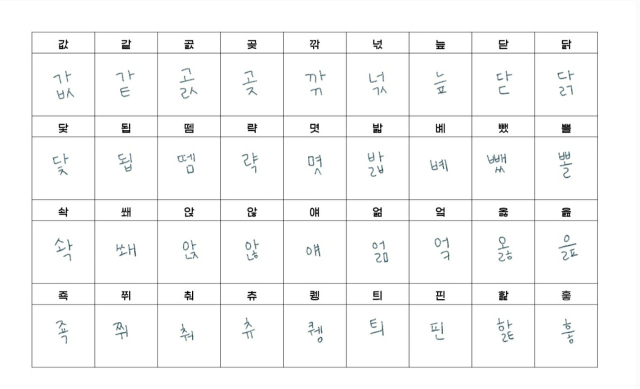
#> input picture Test.jpg, 1280 x 777 px (shown at 1/2 size)
$ python noise.py
#> lines starting #> are read from the running program, lines starting #| are printed output that depends on the picture; after the words box and inside, x2 and y2 are one past the last pixel; in counts of white or black regions, pixels touching at a corner belong together
# from email import iterators
from genericpath import exists
from os import mkdir
import numpy as np
from PIL import Image
from pathlib import Path

import cv2
import numpy as np

words = ['값', '같', '곬', '곶', '깎', '넋', '늪', '닫', '닭', '닻', '됩', '뗌', '략', '몃', '밟', '볘', '뺐',
            '뽈', '솩', '쐐', '앉', '않', '얘', '얾', '엌', '옳', '읊', '죡', '쮜', '춰', '츄', '퀭', '틔', '핀', '핥', '훟']
#데이터 전처리 함수(crop → resize → padding)
def tight_crop_image(img, verbose=False, resize_fix=False):
    full_white = 255
    col_sum = np.where(np.sum(full_white-img, axis=0) > 1000) # axis가 0이면 열 단위의 합, 1이면 행 단위의 합
    row_sum = np.where(np.sum(full_white-img, axis=1) > 1000)
    y1, y2 = row_sum[0][0], row_sum[0][-1]
    x1, x2 = col_sum[0][0], col_sum[0][-1]
    cropped_image = img[y1:y2, x1:x2]
    cropped_image_size = cropped_image.shape

    if verbose:
        print("Img : ",img)
        print("Full White : ", full_white)
        print("NP Sum axis=0 : ", np.sum(full_white-img, axis=0))
        print("NP Sum axis=1 : ", np.sum(full_white-img, axis=1))
        print("Col Sum : ", col_sum)
        print("Row Sum : ", row_sum)
        print("y1, y2 : ", y1, y2)
        print("x1, x2 : ", x1, x2)
        print('(left x1, top y1):', (x1, y1))
        print('(right x2, bottom y2):', (x2, y2))
        print('cropped_image size:', cropped_image_size)

    if type(resize_fix) == int:
        origin_h, origin_w = cropped_image.shape
        if origin_h > origin_w:
            resize_w = int(origin_w * (resize_fix / origin_h))
            resize_h = resize_fix
        else:
            resize_h = int(origin_h * (resize_fix / origin_w))
            resize_w = resize_fix
        if verbose:
            print('resize_h:', resize_h)
            print('resize_w:', resize_w, \
                  '[origin_w %d / origin_h %d * target_h]' % (origin_w, origin_h))

        # resize
        array2pillow = Image.fromarray(cropped_image)
        cropped_image = array2pillow.resize((resize_w,resize_h))
        cropped_image = np.array(cropped_image)
        # cropped_image = normalize_image(cropped_image).astype(np.uint8)
        cropped_image_size = cropped_image.shape
        if verbose:
            print('resized_image size:', cropped_image_size)

    elif type(resize_fix) == float:
        origin_h, origin_w = cropped_image.shape
        resize_h, resize_w = int(origin_h * resize_fix), int(origin_w * resize_fix)
        if resize_h > 120:
            resize_h = 120
            resize_w = int(resize_w * 120 / resize_h)
        if resize_w > 120:
            resize_w = 120
            resize_h = int(resize_h * 120 / resize_w)
        if verbose:
            print('resize_h:', resize_h)
            print('resize_w:', resize_w)

        # resize
        array2pillow = Image.fromarray(cropped_image)
        cropped_image = array2pillow.resize((resize_w,resize_h))
        cropped_image = np.array(cropped_image)
        cropped_image_size = cropped_image.shape
        if verbose:
            print("Cropped Image : ",cropped_image)
            print('resized_image size:', cropped_image_size)

    return cropped_image

def add_padding(img, image_size=128, verbose=False, pad_value=None):
    height, width = img.shape
    if not pad_value:
        pad_value = img[0][0]
    if verbose:
        print('original cropped image size:', img.shape)

    # Adding padding of x axis - left, right
    pad_x_width = (image_size - width) // 2
    pad_x = np.full((height, pad_x_width), pad_value, dtype=np.uint8)
    img = np.concatenate((pad_x, img), axis=1)
    img = np.concatenate((img, pad_x), axis=1)

    width = img.shape[1]

    # Adding padding of y axis - top, bottom
    pad_y_height = (image_size - height) // 2
    pad_y = np.full((pad_y_height, width), pad_value, dtype=np.uint8)
    img = np.concatenate((pad_y, img), axis=0)
    img = np.concatenate((img, pad_y), axis=0)

    # Match to original image size
    width = img.shape[1]
    if img.shape[0] % 2:
        pad = np.full((1, width), pad_value, dtype=np.uint8)
        img = np.concatenate((pad, img), axis=0)
    height = img.shape[0]
    if img.shape[1] % 2:
        pad = np.full((height, 1), pad_value, dtype=np.uint8)
        img = np.concatenate((pad, img), axis=1)

    if verbose:
        print('final image size:', img.shape)

    return img

def centering_image(img, image_size=128, verbose=False, resize_fix=False, pad_value=None):
    if not pad_value:
        pad_value = img[0][0]
    cropped_image = tight_crop_image(img, verbose=verbose, resize_fix=resize_fix)
    centered_image = add_padding(cropped_image, image_size=image_size, verbose=verbose, pad_value=pad_value)

    return centered_image

def main(save_dir, load_file):

#> called with save_dir = './Output/', load_file = './Test.jpg'
    load_path = Path(load_file)
    save_dir = Path(save_dir)
    save_dir.mkdir(parents=True, exist_ok=True)


    img = Image.open(load_path)
#> img is the input picture: PIL image 1280x777 RGB; mean R, G, B 247.8, 248.1, 248.1
    imgGray = img.convert('L')
    img_resize = imgGray.resize((1280, 777))
    x,y = 66,110
    letterN = 1

    while letterN <= 36:
        croppedImage = img_resize.crop((x, y, x + 120, y + 120))
        croppedImage = croppedImage.resize((128, 128))

        pillow2array = np.array(croppedImage)

        th = cv2.adaptiveThreshold(pillow2array,255,cv2.ADAPTIVE_THRESH_GAUSSIAN_C,cv2.THRESH_BINARY,127,5)
        centeredImage = centering_image(th, resize_fix=1.3)
        output = Image.fromarray(centeredImage)

        save_path = save_dir / f"{words[letterN - 1]}.jpg"
        output.save(save_path)

        x = x + 126

        if letterN == 9:
            x = 66
            y = 276
        elif letterN == 18:
            x = 66
            y = 444
        elif letterN == 27:
            x = 66
            y = 611

        letterN = letterN + 1
#> this loop made 36 passes
#> pass 1, in main, `croppedImage = img_resize.crop((x, y, x + 120, y + 120))`:
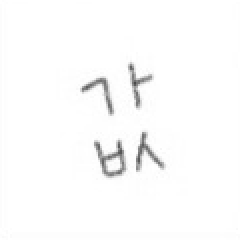
#> croppedImage: PIL image 120x120 L (shown 2 times larger); min 73, max 255, mean 251.5
#> pass 1, in main, `th = cv2.adaptiveThreshold(pillow2array,255,cv2.ADAPTIVE_THRESH_GAUSSI..`:
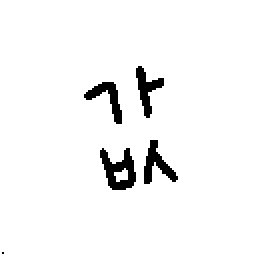
#> th: shape (128, 128) (shown 2 times larger); 96% white; 5 black regions (1 under 20 px), largest, box (x1, y1, x2, y2) and area: (50, 74, 68, 95) 207, (72, 70, 89, 92) 155, (68, 33, 82, 59) 146, (42, 41, 61, 62) 143
#> pass 1, in tight_crop_image, `cropped_image = img[y1:y2, x1:x2]`:
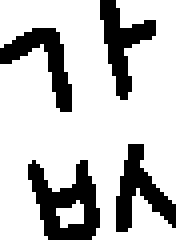
#> cropped_image: shape (60, 44) (shown 4 times larger); 76% white; 4 black regions, box (x1, y1, x2, y2) and area: (7, 40, 25, 60) 200, (29, 36, 44, 58) 148, (25, 0, 39, 25) 144, (0, 7, 18, 28) 141
#> after the loop:
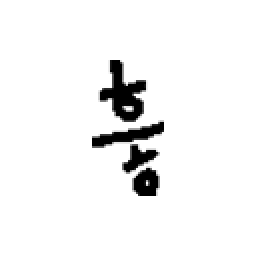
#> centeredImage: shape (128, 128) (shown 2 times larger); min 0, max 255, mean 242.2
#> after the loop:
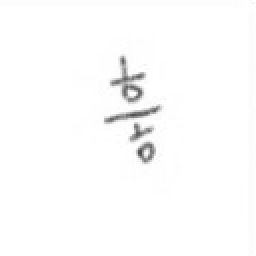
#> pillow2array: shape (128, 128) (shown 2 times larger); min 77, max 255, mean 252
#> after the loop:
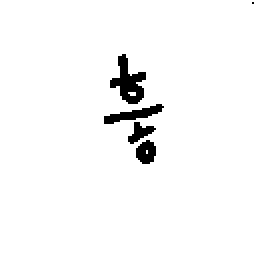
#> th: shape (128, 128) (shown 2 times larger); 96.9% white; 5 black regions (1 under 20 px), largest, box (x1, y1, x2, y2) and area: (55, 27, 73, 52) 219, (52, 52, 82, 62) 126, (68, 70, 78, 82) 90, (64, 61, 78, 72) 73
#> after the loop, letterN = 37


if __name__ == '__main__':
    save_dir = "./Output/"
    load_file = "./Test.jpg"
    main(save_dir=save_dir, load_file=load_file)
